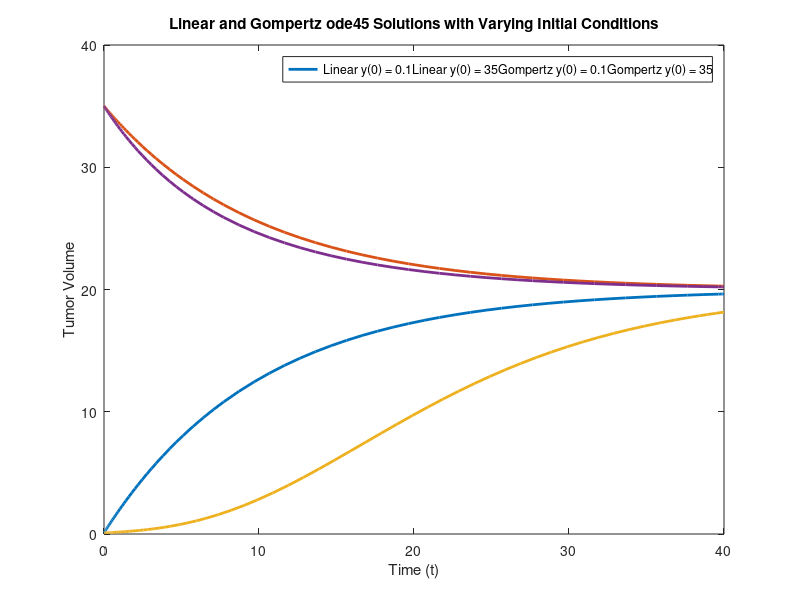

This figure's MATLAB source:
r = 0.1;
k = 20;
i1 = 0.1;
i2 = 35;

figure(7);
f1 = @(t,y) -1*r*(y-k);
f2 = @(t,y) r*y*log(k/y);

[tsol1,ysol1] = ode45(f1, [0,40], i1);
plot(tsol1, ysol1, "Linewidth", 2);
hold on;
[tsol2,ysol2] = ode45(f1, [0,40], i2);
plot(tsol2, ysol2, "Linewidth", 2);
[tsol3,ysol3] = ode45(f2, [0,40], i1);
plot(tsol3, ysol3, "Linewidth", 2);
[tsol4,ysol4] = ode45(f2, [0,40], i2);
plot(tsol4, ysol4, "Linewidth", 2);

legend(["Linear y(0) = 0.1" "Linear y(0) = 35" "Gompertz y(0) = 0.1" "Gompertz y(0) = 35"]);
axis([0 40 0 40]);
xlabel("Time (t)"); ylabel("Tumor Volume"); title("Linear and Gompertz ode45 Solutions with Varying Initial Conditions");